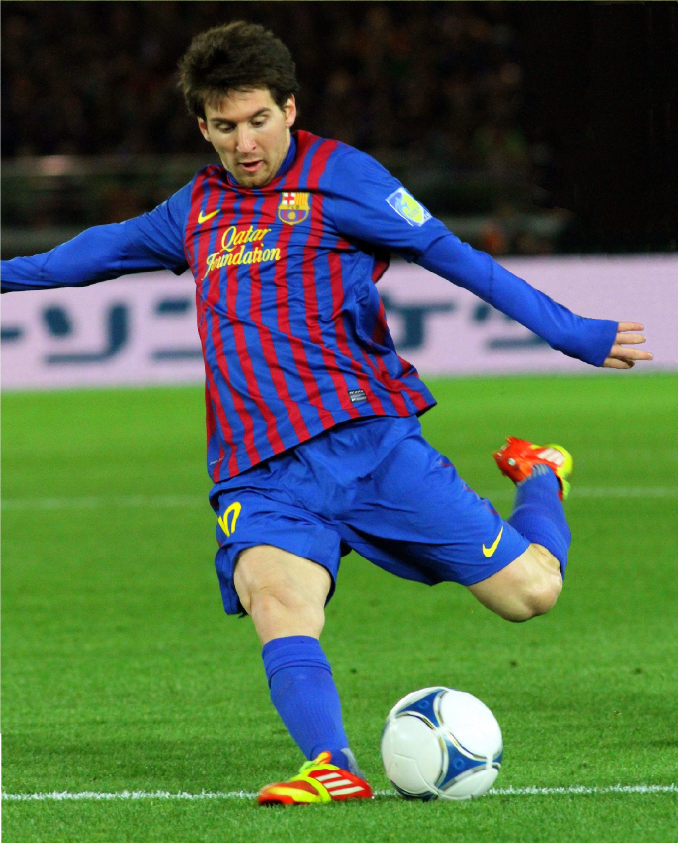
#> input picture imgs/004_messi.jpg, 2032 x 2528 px, found by its file name (shown at 1/3 size)
$ python adicao_de_imgs.py
#> lines starting #> are read from the running program, lines starting #| are printed output that depends on the picture
import cv2

# espscificando o caminho das duas imagens que seram somadas
img1 = cv2.imread(
    r"C:\Users\rozas\Projects\opencv-experiments\imgs\004_messi.jpg")
#> img1 is the input picture: shape (2528, 2032, 3); mean B, G, R 76.2, 101.8, 78.1
img2 = cv2.imread(
    r"C:\Users\rozas\Projects\opencv-experiments\imgs\007_estrada.jpg")
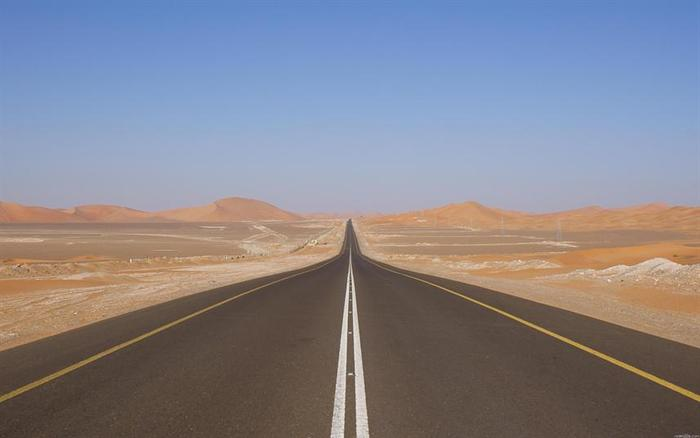
#> input picture imgs/007_estrada.jpg, 700 x 438 px, found by its file name
#> img2 is the input picture: shape (438, 700, 3); mean B, G, R 140.5, 131.4, 133.1

# Para as imagens serem somadas elas precisam ter o mesmo tamanho
img1 = cv2.resize(img1, (img2.shape[1], img2.shape[0]))
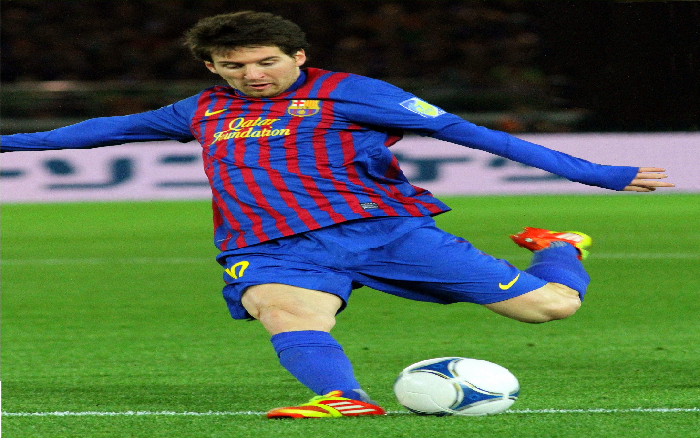
#> img1: shape (438, 700, 3); mean B, G, R 75.9, 101.5, 77.9

# cv2.addWeighted é aplciado sobre as entradas de imagem com paramentros
soma = cv2.addWeighted(img1, 0.5, img2, 0.5, 0)
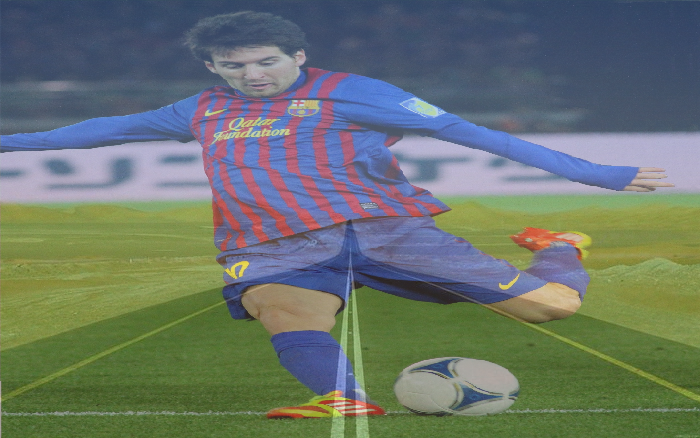
#> soma: shape (438, 700, 3); mean B, G, R 108.2, 116.5, 105.5

# a janela mostra a imagem de saida com a soma ponderada
cv2.imshow("Imagem Ponderada", soma)

# Deslocar qualquer uso de memoria associado
if cv2.waitKey(0) & 0xFF == 27:
#> (key Esc is pressed here)
    cv2.destroyAllWindows()
